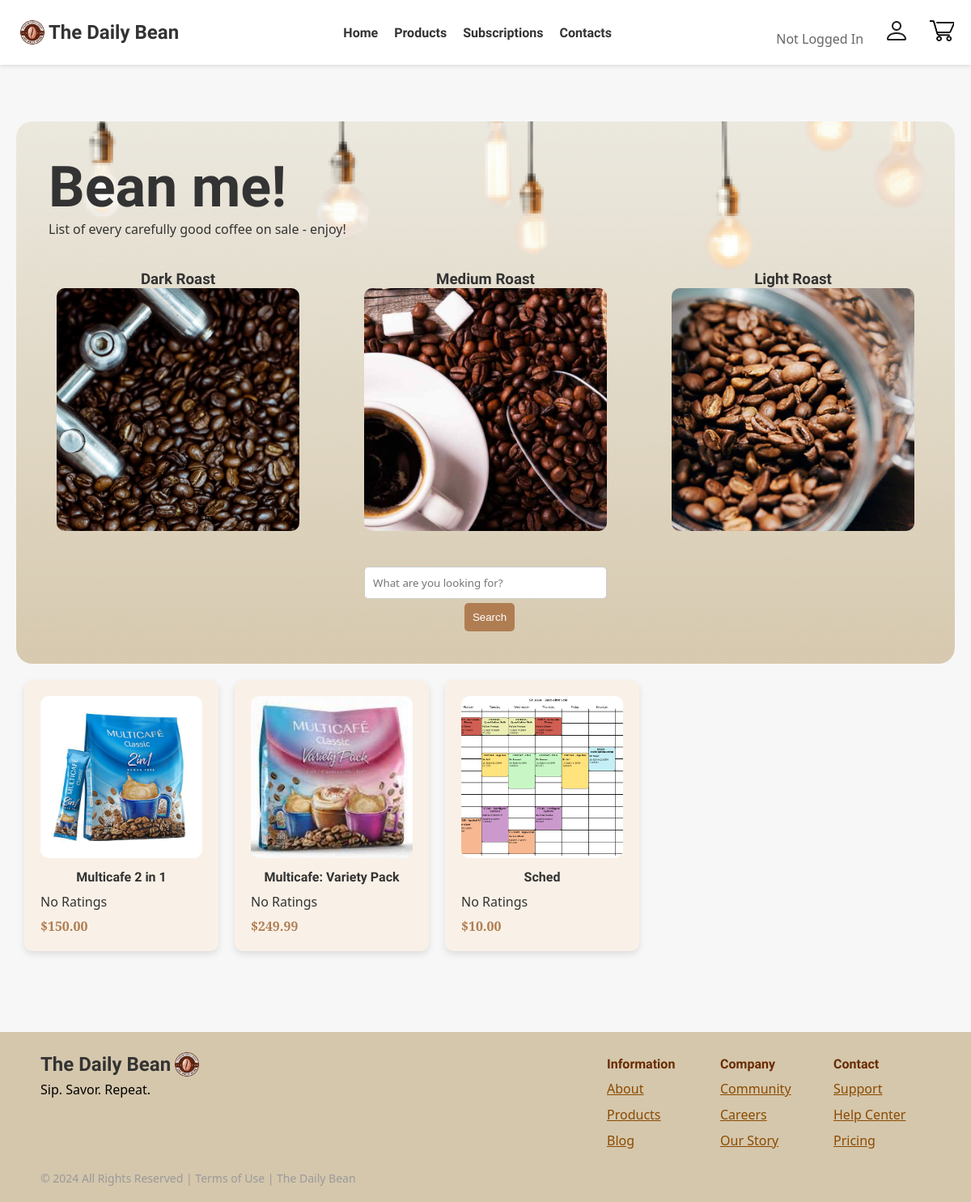
Before: /products/ with the older database file.
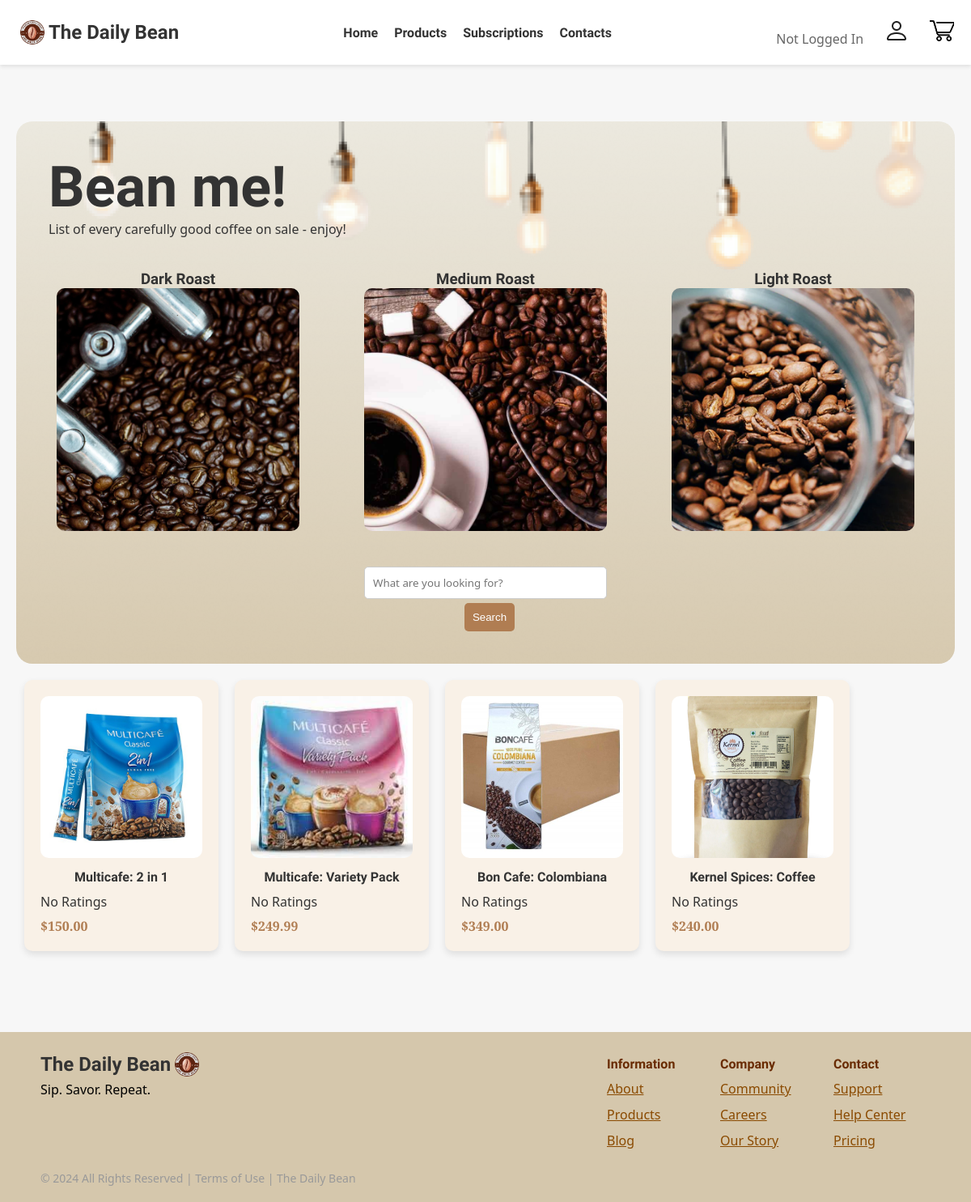
After: the same page with the newer database file.
### home/models.py (models this page shows, shortened)
class Product(models.Model):
    product_name = models.CharField(max_length=255, null=False)
    product_description = models.TextField(null=False)
    product_ingredients = models.TextField(null=False)
    product_shelflife = models.CharField(max_length=255, null=False)
    product_image = models.ImageField(upload_to='products/', null=False)
    rating = models.FloatField()
    stock = models.IntegerField(null=False, default=0)
    is_available = models.BooleanField(default=False)
    price = models.DecimalField(max_digits=5, decimal_places=2, null=False, default=0)
    created_at = models.DateTimeField(auto_now_add=True)

### productpage/views.py (the view)
# urls.py: path('', views.view_products, name='adminproductpage'),
def view_products(request):
    page = request.GET.get('page', 'products')
    template = 'subscriptions.html' if page == 'subscriptions' else 'products.html'
    context = {
        'is_authenticated': request.user.is_authenticated,
        'is_admin': request.user.is_staff,
        'products': Product.objects.all(),
    }
    return render(request, template, context)

### templates/products.html (shortened to what this page needs)
{% extends "_base.html" %}
{% load static %}
{% block content %}
    <link rel="stylesheet" href="{% static 'css/styles.css' %}">
    <div class="product-container">
        <div class="product-header">
            <div style="margin: 30px;">
                <h1>Bean me!</h1>
                <p>List of every carefully good coffee on sale - enjoy!</p>
            </div>
            <div class="product-categories">
                <div class="product-category">
                    <h3>Dark Roast</h3>
                    <img src="{% static 'images/dark-roast.png' %}" alt="Dark Roast">
                </div>
                <div class="product-category">
                    <h3>Medium Roast</h3>
                    <img src="{% static 'images/med-roast.png' %}" alt="Medium Roast">
                </div>
                <div class="product-category">
                    <h3>Light Roast</h3>
                    <img src="{% static 'images/light-roast.png' %}" alt="Light Roast">
                </div>
            </div>
            <div style="display: flex; justify-content: center;">
                <div class="search-container">
                    <form action="{% url 'search_products' %}" method="get">
                        <input class="search-input" type="text" name="q" placeholder="What are you looking for?">
                        <button type="submit" class="search-btn">Search</button>
                    </form>
                </div>
            </div>
        </div>
        <div class="product-list">
            {% for product in products %}
                {% if product.is_available %}
                    <a href="{% url 'product_detail' product.id %}?from=products" style="text-decoration: none; color: inherit;">
                        <div class="product-item">
                            <img src="{{ product.product_image.url }}" alt="{{ product.product_name }}">
                            <h4>{{ product.product_name }}</h4>
                            <div class="product-rating">
                                {% if product.rating == 0 %}
                                <p>No Ratings</p>
                                {% endif %}
                            </div>
                            <p class="product-price">${{ product.price }}</p>
                        </div>
                    </a>
                {% endif %}
            {% empty %}
                <p>No products are available at the moment.</p>
            {% endfor %}
        </div>
    </div>
{% endblock %}

### templates/_base.html (shortened to what this page needs)
{% load static %}
<!DOCTYPE html>
<html lang="en">
<head>
  <link rel="stylesheet" href="{% static 'css/styles.css' %}">
</head>
<body>
  <header>
      <nav>
          <div class="logo">
              <img src="{% static 'images/logo.png' %}" alt="The Daily Bean Logo">
              <h2>The Daily Bean</h2>
          </div>
          <ul class="nav-links">
              <li><a href="{% url 'homepage' %}">Home</a></li>
              <li><a href="{% url 'product_list' %}?page=products">Products</a></li>
              <li><a href="{% url 'product_list' %}?page=subscriptions">Subscriptions</a></li>
              <li><a href="#">Contacts</a></li>
          </ul>
          <div class="nav-icons">
              {% if is_authenticated %}
                  <a href="{% url 'account' %}" class="icon">
              {% else %}
                  <span class="welcome-text">Not Logged In</span>
                  <a href="{% url 'login' %}" class="icon">
              {% endif %}
              <img src="{% static 'images/account-icon.png' %}" alt="accounts"></a>
              <span><a href="{% url 'cartpage' %}"><img src="{% static 'images/cart-icon.png' %}" alt="accounts"></a></a></span>
          </div>
      </nav>
  </header>
  {% block content %}
  {% endblock %}
  <link rel="stylesheet" href="{% static 'css/styles.css' %}">
  <footer class="footer-section">
      <div class="footer-logo">
        <div class="logo">
            <h2>The Daily Bean</h2>
            <img src="{% static 'images/logo.png' %}" alt="The Daily Bean Logo">
        </div>
        <p style="flex-grow: 4;">Sip. Savor. Repeat.</p>
        <div class="footer-bottom">
          <p>© 2024 All Rights Reserved | Terms of Use | The Daily Bean</p>
        </div>
      </div>
      <div class="footer-links">
          <div class="footer-components">
              <h4>Information</h4>
              <a href="#">About</a>
              <a href="#">Products</a>
              <a href="#">Blog</a>
          </div>
          <div class="footer-components">
              <h4>Company</h4>
              <a href="#">Community</a>
              <a href="#">Careers</a>
              <a href="#">Our Story</a>
          </div>
          <div class="footer-components">
              <h4>Contact</h4>
              <a href="#">Support</a>
              <a href="#">Help Center</a>
              <a href="#">Pricing</a>
          </div>
      </div>
  </footer>
</body>
</html>

### static/css/styles.css (style rules this page uses)
* { margin: 0; padding: 0; box-sizing: border-box; font-family: Arial, sans-serif; }
body { background-color: #f7f7f7; color: #333; }
header { background-color: #fff; padding: 20px; box-shadow: 0 2px 5px rgba(0, 0, 0, 0.1); }
nav { display: flex; justify-content: space-between; align-items: center; }
.icon img { height: 32px; }
.logo img { height: 40px; }
.nav-links { list-style: none; display: flex; gap: 20px; }
.nav-links li a { text-decoration: none; color: #333; font-weight: bold; font-family: "Fjalla One", sans-serif; font-weight: 600; font-style: normal; }
.nav-icons a { text-decoration: none; color: #333; font-size: 18px; margin-left: 20px; }
h2 { font-family: "Fjalla One", sans-serif; color: #333; }
.logo { display: flex; align-items: center; }
.welcome-text { font-size: 16px; color: #666; margin-bottom: 20px; font-family: "Bitter", system-ui; font-optical-sizing: auto; font-weight: 400; font-style: normal; }
.footer-section { background-color: #D5C7AC; display: flex; justify-content: space-between; padding: 20px; margin-top: 50px; padding-left: 50px; padding-right: 50px; }
.footer-links { margin: 10px; display: flex; flex-direction: row; justify-content: center; gap: 20px; }
.footer-components { width: 110px; height: 150px; margin-left: 10px; gap: 10px; text-align: left; display: flex; flex-direction: column; }
.footer-logo { display: flex; flex-direction: column; justify-content: space-between; }
.footer-links h4 { font-family: "Fjalla One", sans-serif; color: #692b01; }
.footer-links a { font-family: "Fjalla One", sans-serif; color: #8a4a01; font-family: "Bitter", system-ui; font-optical-sizing: auto; font-weight: 400; }
.footer-logo p { font-family: "Fjalla One", sans-serif; color: #000000; font-family: "Bitter", system-ui; font-optical-sizing: auto; font-weight: 400; }
.footer-bottom p { margin-top: 10px; font-size: 14px; color: #999; font-family: "Bitter", system-ui; font-optical-sizing: auto; }
input, textarea { width: 100%; padding: 10px; margin-bottom: 10px; border: 1px solid #ccc; display: block; text-align: left; font-weight: bold; color: #333; font-family: "Bitter", system-ui; font-weight: 400; font-style: normal; margin: 10px 0 5px; }
.product-container { max-width: 1200px; margin: 50px auto; padding: 20px; text-align: center; }
.product-container h1 { margin-top: 50px auto; font-size: 70px; text-align: left; font-family: "Fjalla One", sans-serif; }
.product-container p { text-align: left; font-family: "Bitter", system-ui; }
.product-header { border-radius: 20px; padding: 10px; margin-bottom: 20px; background-image: url('../images/products-banner.png'); background-size: cover; background-position: center; }
.product-categories { display: flex; justify-content: space-evenly; margin-bottom: 30px; }
.product-category { flex: 1; margin: 0 10px; border-radius: 10px; }
.product-category img { width: 300px; height: 300px; object-fit: cover; border-radius: 10px; }
.product-category h3 { margin-top: 10px; font-family: "Fjalla One", sans-serif; }
.search-container { display: flex; justify-content: center; margin-bottom: 30px; }
.search-input { padding: 10px; width: 300px; border: 1px solid #ccc; border-radius: 5px; }
.search-btn { padding: 10px; background-color: #b07d52; color: white; border: none; margin-left: 10px; cursor: pointer; border-radius: 5px; }
.product-list { display: flex; flex-wrap: wrap; justify-content: flex-start; }
.product-item { flex: 0 0 23%; margin-left: 10px; margin-right: 10px; margin-bottom: 30px; padding: 20px; background-color: #f9f1e7; border-radius: 10px; box-shadow: 0 4px 8px rgba(0, 0, 0, 0.1); text-align: center; }
.product-item img { width: 200px; height: 200px; object-fit: cover; border-radius: 10px; }
.product-item h4 { margin-top: 10px; font-family: "Fjalla One", sans-serif; }
.product-rating { height: 20px; margin: 10px 0; object-fit: cover; }
.product-price { color: #b07d52; font-weight: bold; }
.product-rating { font-family: "Bitter", system-ui; margin-bottom: 10px; }

Changed rows visible on the page:
removed Product: product_image (picture), product_name "Sched", rating "No Ratings", price "10.00"
changed Product: product_name "Multicafe 2 in 1" → "Multicafe: 2 in 1"
added Product: product_image (picture), product_name "Bon Cafe: Colombiana", rating "No Ratings", price "349.00"
added Product: product_image (picture), product_name "Kernel Spices: Coffee", rating "No Ratings", price "240.00"
